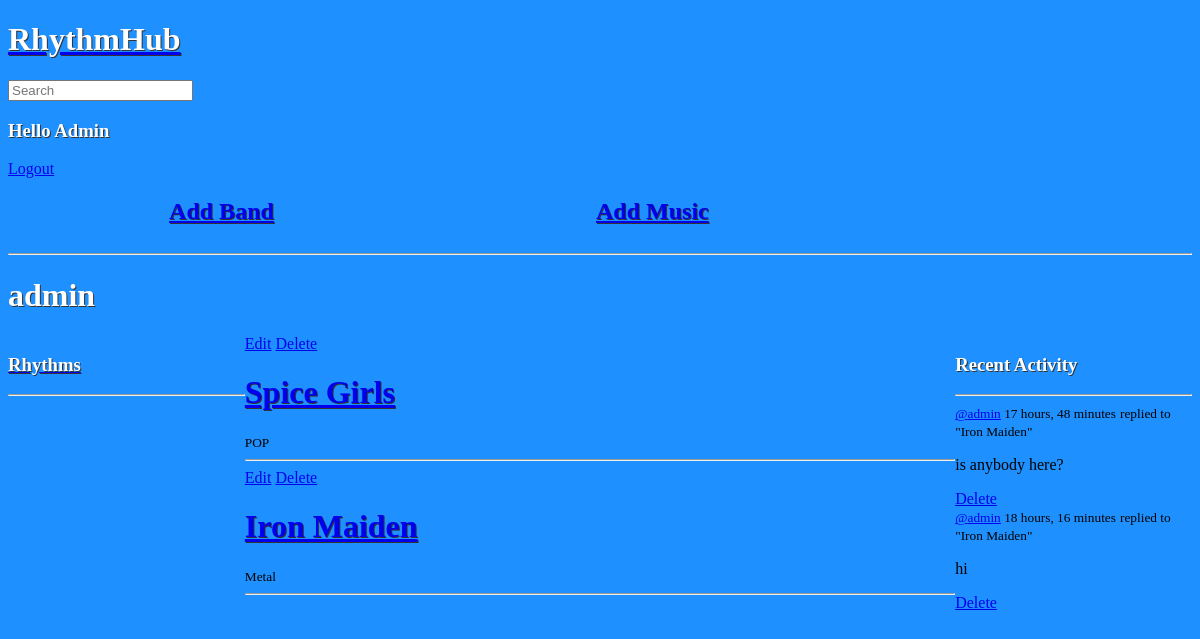
Screenshot of /profile/1 (signed in) with the database file from the repository.
### base/models.py (models this page shows, shortened)
class Band(models.Model):
    host = models.ForeignKey(User, on_delete=models.SET_NULL, null=True)
    rhythm = models.ForeignKey(Rhythm, on_delete=models.SET_NULL, null=True)
    name = models.CharField(max_length=100)
    description = models.TextField(null=True, blank=True)
    participants = models.ManyToManyField(User, related_name='participants', blank=True)
    created = models.DateTimeField(auto_now_add=True)
    class Meta:
        ordering = ['-created']
    def __str__(self):
        return self.name

class Rhythm(models.Model):
    name = models.CharField(max_length=100)

class Message(models.Model):
    user = models.ForeignKey(User, on_delete=models.CASCADE)
    band = models.ForeignKey(Band, on_delete=models.CASCADE)
    body = models.TextField()
    updated = models.DateTimeField(auto_now=True)
    created = models.DateTimeField(auto_now_add=True)
    class Meta:
        ordering = ['-updated', '-created']
    def __str__(self):
        return self.body[0:50]

### base/views.py (the view)
# urls.py: path('profile/<str:pk>', views.userProfile, name='user-profile'),
def userProfile(request,pk):
    user = User.objects.get(id=pk)
    bands = user.band_set.all()
    band_messages = user.message_set.all()
    rhythm = Rhythm.objects.all()
    context = {'user': user, 'bands': bands, 'band_messages': band_messages,
     'rhythm': rhythm}
    return render(request, 'base/profile.html', context)

### base/templates/base/profile.html
{% extends 'main.html' %}
{% block content %}
<h1>{{user.username}}</h1>
<div class="profile-container">
    <div>
        {% include 'base/rhythm_component.html' %}
    </div>
    <div>
        {% include 'base/feed_component.html' %}
    </div>
    <div>
        {% include 'base/activity_component.html' %}
    </div>
</div>
{% endblock content %}

### templates/navbar.html (shortened to what this page needs)
<a href="/">
    <h1>RhythmHub</h1>
</a>
<form method="GET" action="{% url 'home' %}">
<input type="text" name="q" placeholder="Search"/>
</form>
<div>
    {% if request.user.is_authenticated %}
    <h3>Hello {{user.username|title}}</h3>
    <a href="{% url 'logout' %}">Logout</a>
    {% else %}
    <div style="display: grid;">
    <a href="{% url 'login' %}"> Login </a>
    <a href=" {% url 'register' %}">Sign Up</a>
    </div>
    {% endif %}
</div>
<div style="display: flex; justify-content: space-around;" >
    <h2><a href='{% url "create-band" %}'>Add Band</a></h2>
    <h2><a href='{% url "create-music" %}'>Add Music</a></h2>
</div>
<hr>

### base/templates/base/feed_component.html (shortened to what this page needs)
{% for band in bands %}
<div>
    {% if request.user == band.host %}
    <a href="{%url 'update-band' band.id %}">Edit</a>
    <a href="{%url 'delete-band' band.id %}">Delete</a>
    {% endif %}
    <h1><a href="{% url 'band' band.id %}">{{band.name}}</a></h1>
    <small>{{band.rhythm.name}}</small>
    <hr>
</div>
{% endfor %}

### base/templates/base/activity_component.html
<h3>Recent Activity</h3>
<hr>
{% for message in band_messages %}
<div>
    <small><a href="{% url 'user-profile' message.user.id %}">@{{message.user}}</a> {{message.created|timesince}}</small>
    <small>replied to "{{message.band}}"</small>
    <p>{{message}}</p>
    {% if request.user == message.user %}
    <a href="{% url 'delete-message' message.id %}">Delete</a>
    {% endif %}
</div>
{% endfor %}

### static/styles/main.css (style rules this page uses)
body { background-color: #1e90ff; }
h1, h2, h3 { color: #ffffff; text-shadow: 1px 1px #333; }
.profile-container { display: grid; grid-template-columns: 1fr 3fr 1fr; }

### rows the page displays
Band: shows "Edit", name "Spice Girls", rhythm.name "POP"
Band: shows "Edit", name "Iron Maiden", rhythm.name "Metal"
Message: user "admin", created "17 hours, 48 minutes", band "Iron Maiden", body "is anybody here?", shows "Delete"
Message: user "admin", created "18 hours, 16 minutes", band "Iron Maiden", body "hi", shows "Delete"

### other values shown
{{ user.username|title }} "Admin"
{{ user.username }} "admin"
